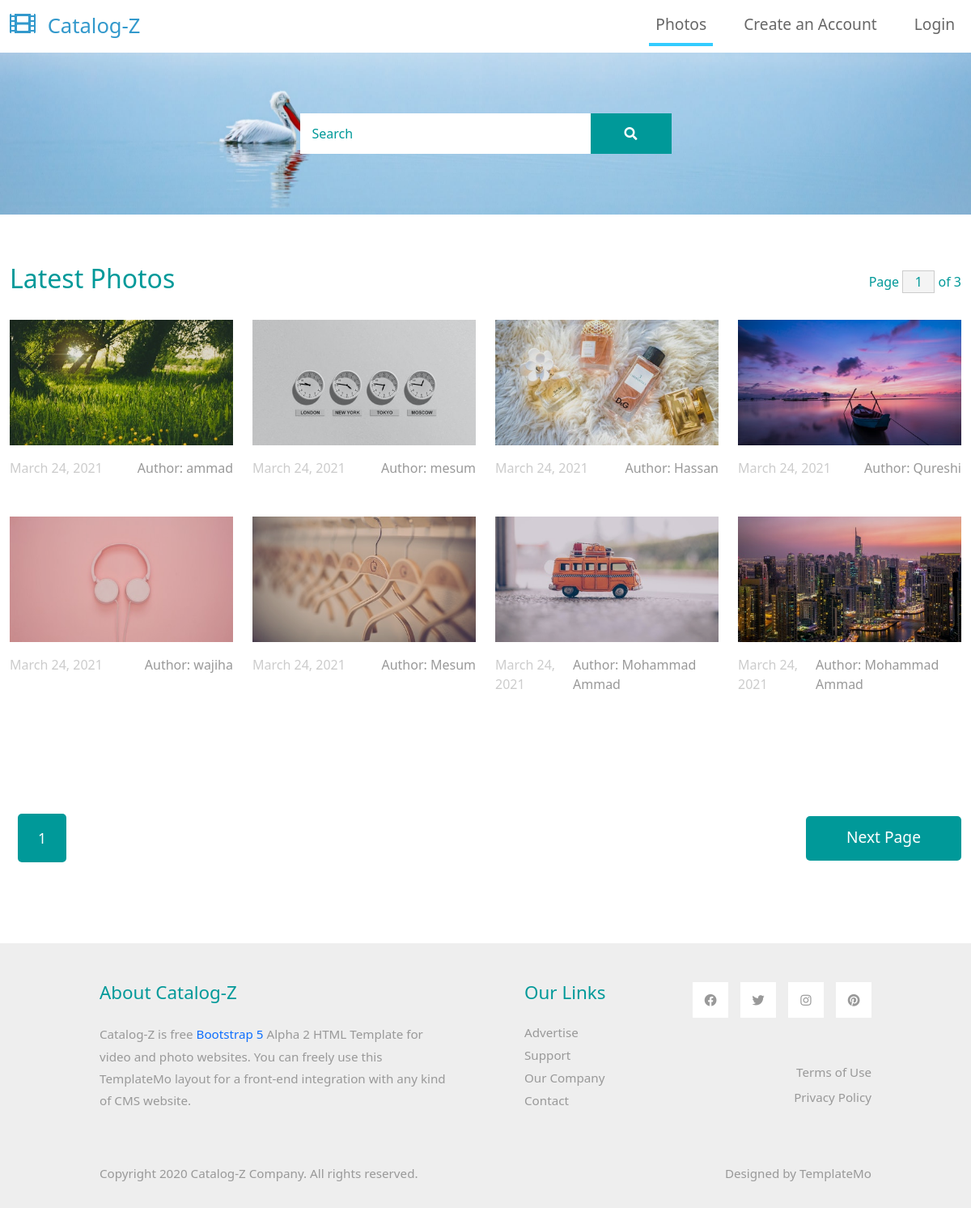
The page / on the database its author committed.
### photo_app/models/upload.py (models this page shows, shortened)
class Upload(models.Model):
    name = models.CharField(max_length=50)
    author = models.CharField(max_length=50)
    description = models.TextField()
    date = models.DateField(default=datetime.datetime.today)
    image = models.ImageField(upload_to='uploads/images', default='')
    @staticmethod
    def get_all_data_from_uploads():
        return Upload.objects.all()

### photo_app/views.py (the view)
# urls.py: path('', Index.as_view(), name="index"),
class Index(View):
    def get(self, request):
        upload = Upload.get_all_data_from_uploads()
        paginator = Paginator(upload, 8)
        page_number = request.GET.get('page')
        page_obj = paginator.get_page(page_number)
        return render(request, "index.html", {'upload': page_obj})

### photo_app/templates/index.html (shortened to what this page needs)
{% extends 'base.html'%} {% load static %} {% block content %}
<div class="row mb-4">
  <h2 class="col-6 tm-text-primary">Latest Photos</h2>
  <div class="col-6 d-flex justify-content-end align-items-center">
    <form action="" class="tm-text-primary">
      Page
      <input
        type="text"
        value="{{upload.number}}"
        size="1"
        class="tm-input-paging tm-text-primary"
      />
      of {{upload.paginator.num_pages}}
    </form>
  </div>
</div>
<div class="row tm-mb-90 tm-gallery">
  {% for obj in upload %}
  <div class="col-xl-3 col-lg-4 col-md-6 col-sm-6 col-12 mb-5">
    <figure class="effect-ming tm-video-item">
      <img src="{{obj.image.url}}" alt="Image" class="img-fluid" />
      <figcaption class="d-flex align-items-center justify-content-center">
      </figcaption>
    </figure>
    <div class="d-flex justify-content-between tm-text-gray">
      <span class="tm-text-gray-light">{{obj.date}}</span>
      <span>Author: {{obj.author}}</span>
    </div>
  </div>
  {% endfor %}
</div>
<div class="row tm-mb-90">
  <div
    class="col-12 d-flex justify-content-between align-items-center tm-paging-col"
  >
    <div class="tm-paging d-flex">
      <a href="javascript:void(0);" class="active tm-paging-link"
        >{{upload.number}}</a
      >
    </div>
    {% if upload.has_next %}
    <a
      href="?page={{upload.next_page_number}}"
      class="btn btn-primary tm-btn-next"
      >Next Page</a
    >
    {% endif %}
  </div>
</div>
{% endblock %}

### photo_app/templates/base.html (shortened to what this page needs)
<!DOCTYPE html>
<html lang="en">
{% load static %}
<head>
    <link rel="stylesheet" href="{% static 'css/bootstrap.min.css' %}">
    <link rel="stylesheet" href="{% static 'fontawesome/css/all.min.css' %}">
    <link rel="stylesheet" href="{% static 'css/templatemo-style.css' %}">
</head>
<body>
    <nav class="navbar navbar-expand-lg">
        <div class="container-fluid">
            <a class="navbar-brand" href="#">
                <i class="fas fa-film mr-2"></i>
                Catalog-Z
            </a>
            <div class="collapse navbar-collapse" id="navbarSupportedContent">
            <ul class="navbar-nav ml-auto mb-2 mb-lg-0">
                <li class="nav-item">
                    <a class="nav-link nav-link-1 active" aria-current="page" href="/">Photos</a>
                </li>
                {% if request.session.user_id %}
                <li class="nav-item">
                    <a class="nav-link nav-link-2" href="/post_img">Post Images</a>
                </li>
                <li class="nav-item">
                    <a class="nav-link nav-link-2" href="/logout">Logout</a>
                </li>
                {% else %}
                <li class="nav-item">
                    <a class="nav-link nav-link-3" href="/signup">Create an Account</a>
                </li>
                <li class="nav-item">
                    <a class="nav-link nav-link-4" href="/login">Login</a>
                </li>
                {% endif %}
            </ul>
            </div>
        </div>
    </nav>
    <div class="tm-hero d-flex justify-content-center align-items-center" data-parallax="scroll" data-image-src="{% static 'img/hero.jpg' %}">
        <form action="/search" method="get" class="d-flex tm-search-form">
            <input class="form-control tm-search-input" name="search" type="search" placeholder="Search" aria-label="Search">
            <button class="btn btn-outline-success tm-search-btn" type="submit">
                <i class="fas fa-search"></i>
            </button>
        </form>
    </div>
    <div class="container-fluid tm-container-content tm-mt-60">
        {% block content %} {% endblock %}
    </div>
    <footer class="tm-bg-gray pt-5 pb-3 tm-text-gray tm-footer">
        <div class="container-fluid tm-container-small">
            <div class="row">
                <div class="col-lg-6 col-md-12 col-12 px-5 mb-5">
                    <h3 class="tm-text-primary mb-4 tm-footer-title">About Catalog-Z</h3>
                    <p>Catalog-Z is free <a rel="sponsored" href="https://v5.getbootstrap.com/">Bootstrap 5</a> Alpha 2 HTML Template for video and photo websites. You can freely use this TemplateMo layout for a front-end integration with any kind of CMS website.</p>
                </div>
                <div class="col-lg-3 col-md-6 col-sm-6 col-12 px-5 mb-5">
                    <h3 class="tm-text-primary mb-4 tm-footer-title">Our Links</h3>
                    <ul class="tm-footer-links pl-0">
                        <li><a href="#">Advertise</a></li>
                        <li><a href="#">Support</a></li>
                        <li><a href="#">Our Company</a></li>
                        <li><a href="#">Contact</a></li>
                    </ul>
                </div>
                <div class="col-lg-3 col-md-6 col-sm-6 col-12 px-5 mb-5">
                    <ul class="tm-social-links d-flex justify-content-end pl-0 mb-5">
                        <li class="mb-2"><a href="https://facebook.com"><i class="fab fa-facebook"></i></a></li>
                        <li class="mb-2"><a href="https://twitter.com"><i class="fab fa-twitter"></i></a></li>
                        <li class="mb-2"><a href="https://instagram.com"><i class="fab fa-instagram"></i></a></li>
                        <li class="mb-2"><a href="https://pinterest.com"><i class="fab fa-pinterest"></i></a></li>
                    </ul>
                    <a href="#" class="tm-text-gray text-right d-block mb-2">Terms of Use</a>
                    <a href="#" class="tm-text-gray text-right d-block">Privacy Policy</a>
                </div>
            </div>
            <div class="row">
                <div class="col-lg-8 col-md-7 col-12 px-5 mb-3">
                    Copyright 2020 Catalog-Z Company. All rights reserved.
                </div>
                <div class="col-lg-4 col-md-5 col-12 px-5 text-right">
                    Designed by <a href="https://templatemo.com" class="tm-text-gray" rel="sponsored" target="_parent">TemplateMo</a>
                </div>
            </div>
        </div>
    </footer>
</body>
</html>

### photo_app/static/css/templatemo-style.css (style rules this page uses)
p { line-height: 1.8; }
a { text-decoration: none; transition: all 0.3s ease; }
.container-fluid { max-width: 1770px; }
.tm-container-small { max-width: 1050px; }
.btn { border-radius: 0; }
.btn-primary { background-color: #009999; border: 0; border-radius: 5px; padding: 12px 50px 14px; font-size: 1.2rem; }
.form-control { padding: 10px 20px; width: 100%; height: auto; }
.navbar-brand { color: #3399CC; font-size: 1.6rem; }
.navbar-brand i { font-size: 2rem; }
.tm-hero { min-height: 200px; background: transparent; }
.tm-mt-60 { margin-top: 60px; }
.tm-mb-90 { margin-bottom: 90px; }
.tm-text-primary { color: #009999; }
.tm-bg-gray { background-color: #EEEEEE; }
.tm-input-paging { width: 40px; border-radius: 0; border: 1px solid #CCCCCC; background: #f4f4f4; text-align: center; }
.nav-item { margin-right: 30px; }
.nav-item:last-child { margin-right: 0; }
.nav-link { color: #666666; border-bottom: 4px solid transparent; font-size: 1.2rem; }
.nav-link-1.active, .nav-link-1:hover { border-color: #33CCFF; }
.tm-search-input { width: 360px; border-radius: 0; padding: 12px 15px; color: #009999; border: none; }
.tm-search-input::placeholder { color: #009999; opacity: 1; }
.tm-search-btn { color: white; background-color: #009999; border: none; width: 100px; height: 50px; margin-left: -1px; }
p, .tm-text-gray { color: #999; }
.tm-text-gray-light { color: #CCC; }
.tm-video-item { position: relative; overflow: hidden; text-align: center; cursor: pointer; }
.tm-video-item img { position: relative; display: block; min-height: 100%; max-width: 100%; opacity: 0.8; }
.tm-video-item figcaption { padding: 2em; color: #fff; text-transform: uppercase; font-size: 1.25em; -webkit-backface-visibility: hidden; backface-visibility: hidden; }
.tm-video-item figcaption::before, .tm-video-item figcaption::after { pointer-events: none; }
.tm-video-item figcaption, .tm-video-item figcaption > a { position: absolute; top: 0; left: 0; width: 100%; height: 100%; }
.tm-paging-link { display: flex; justify-content: center; align-items: center; width: 60px; height: 60px; font-size: 1.1rem; color: #999; background-color: #EEEEEE; margin: 10px; border-radius: 5px; text-decoration: none; transition: all 0.3s ease; }
.tm-paging-link:hover, .tm-paging-link.active { background-color: #009999; color: #fff; }
figure.effect-ming { background: #030c17; }
figure.effect-ming img { opacity: 0.9; -webkit-transition: opacity 0.35s; transition: opacity 0.35s; }
figure.effect-ming figcaption::before { position: absolute; top: 30px; right: 30px; bottom: 30px; left: 30px; border: 2px solid #fff; box-shadow: 0 0 0 30px rgba(255,255,255,0.2); content: ''; opacity: 0; -webkit-transition: opacity 0.35s, -webkit-transform 0.35s; transition: opacity 0.35s, transform 0.35s; -webkit-transform: scale3d(1.4,1.4,1); transform: scale3d(1.4,1.4,1); }
.tm-footer-links li { list-style: none; margin-bottom: 5px; }
.tm-footer-links li a { color: #999999; }
.tm-social-links li { list-style: none; margin-right: 15px; }
.tm-social-links li:last-child { margin-right: 0; }
.tm-social-links li a { color: #999999; width: 44px; height: 44px; display: flex; background-color: #fff; align-items: center; justify-content: center; }
.tm-footer { font-size: 0.95rem; }
.tm-footer-title { font-size: 1.4rem; }
.form-control, input:-internal-autofill-selected, select:not([multiple]) { color: #009999 !important; }
.form-control::placeholder { color: #009999; opacity: 1; }

### rows shown on the page
Upload: image (picture), date "March 24, 2021", author "ammad"
Upload: image (picture), date "March 24, 2021", author "mesum"
Upload: image (picture), date "March 24, 2021", author "Hassan"
Upload: image (picture), date "March 24, 2021", author "Qureshi"
Upload: image (picture), date "March 24, 2021", author "wajiha"
Upload: image (picture), date "March 24, 2021", author "Mesum"
Upload: image (picture), date "March 24, 2021", author "Mohammad Ammad"
Upload: image (picture), date "March 24, 2021", author "Mohammad Ammad"

### other values the page prints
{{ upload.paginator.num_pages }} "3"
{{ upload.number }} "1"
